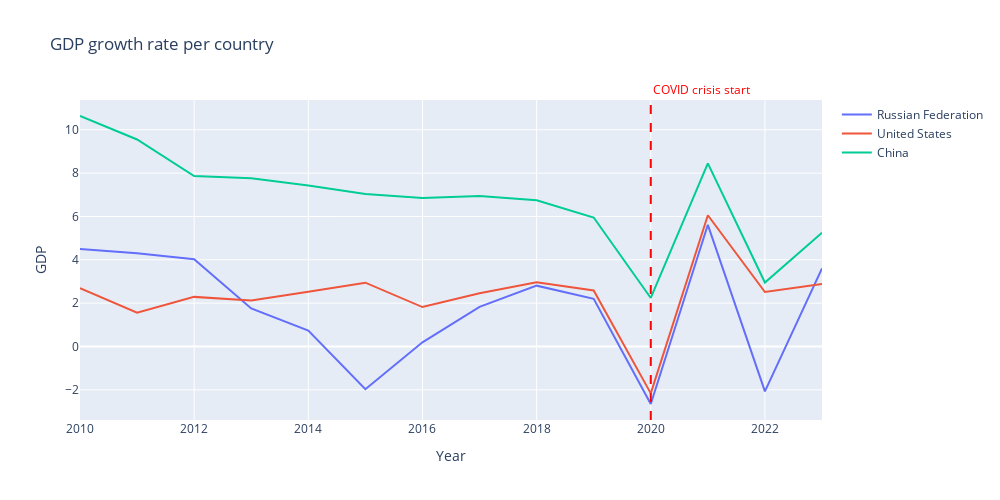

Notebook cell for this chart:
### Code cell
import plotly.graph_objects as go
countries = ['Russian Federation', 'United States', 'China']

gdp_growth_df = df[['country', 'year', 'GDP_growth_rate']]
#gdp_growth_df = pd.melt(gdp_growth_df, id_vars='country', var_name='year', value_name='GDP_growth_rate')

data = {country: gdp_growth_df[gdp_growth_df['country']==country] for country in countries}

fig = go.Figure()

for country, dataframe in data.items():
    fig.add_trace(go.Scatter(
        x=dataframe['year'],
        y=dataframe['GDP_growth_rate'],
        mode='lines',
        name=country
    ))

fig.add_vline(
    x=2020,
    line=dict(color='red', width=2, dash='dash'),
    annotation=dict(
        text='COVID crisis start',
        font=dict(color='red'),
        showarrow=False,
        yanchor='bottom',
        y=1.0
    )
)

fig.update_layout(
    title='GDP growth rate per country',
    xaxis_title='Year',
    yaxis_title='GDP',
    width=1000,
    height=500
)

fig.show()

### Figure 1 — Plotly figure (JSON) as saved in the notebook; plotly's stock layout.template omitted (floating-point values rounded to 4 significant figures)
{"data": [{"mode": "lines", "name": "Russian Federation", "type": "scatter", "x": [2010, 2011, 2012, 2013, 2014, 2015, 2016, 2017, 2018, 2019, 2020, 2021, 2022, 2023], "y": [4.5, 4.3, 4.024, 1.755, 0.7363, -1.973, 0.1937, 1.826, 2.807, 2.198, -2.654, 5.614, -2.07, 3.6]}, {"mode": "lines", "name": "United States", "type": "scatter", "x": [2010, 2011, 2012, 2013, 2014, 2015, 2016, 2017, 2018, 2019, 2020, 2021, 2022, 2023], "y": [2.695, 1.564, 2.289, 2.118, 2.524, 2.946, 1.819, 2.458, 2.967, 2.584, -2.163, 6.055, 2.512, 2.888]}, {"mode": "lines", "name": "China", "type": "scatter", "x": [2010, 2011, 2012, 2013, 2014, 2015, 2016, 2017, 2018, 2019, 2020, 2021, 2022, 2023], "y": [10.64, 9.551, 7.864, 7.766, 7.426, 7.041, 6.849, 6.947, 6.75, 5.951, 2.239, 8.448, 2.951, 5.25]}], "layout": {"annotations": [{"font": {"color": "red"}, "showarrow": false, "text": "COVID crisis start", "x": 2020, "xanchor": "left", "xref": "x", "y": 1, "yanchor": "bottom", "yref": "y domain"}], "height": 500, "shapes": [{"line": {"color": "red", "dash": "dash", "width": 2}, "type": "line", "x0": 2020, "x1": 2020, "xref": "x", "y0": 0, "y1": 1, "yref": "y domain"}], "title": {"text": "GDP growth rate per country"}, "width": 1000, "xaxis": {"title": {"text": "Year"}}, "yaxis": {"title": {"text": "GDP"}}}}
